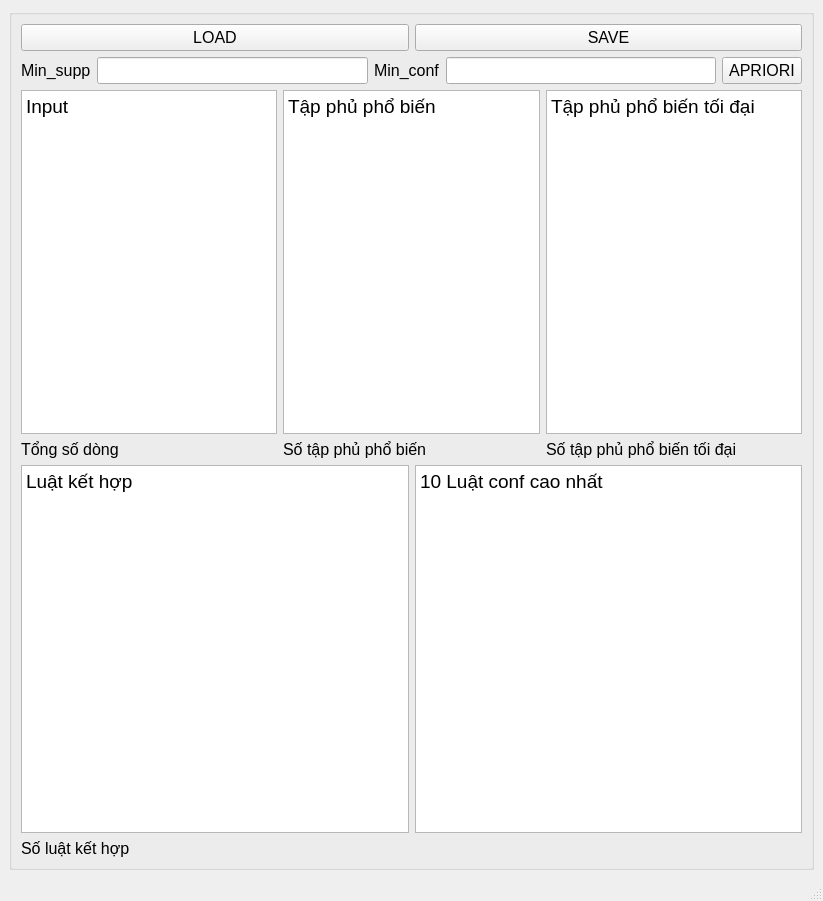
<?xml version="1.0" encoding="UTF-8"?>
<ui version="4.0">
 <class>MainWindow</class>
 <widget class="QMainWindow" name="MainWindow">
  <property name="geometry">
   <rect>
    <x>0</x>
    <y>0</y>
    <width>823</width>
    <height>901</height>
   </rect>
  </property>
  <property name="windowTitle">
   <string>MainWindow</string>
  </property>
  <widget class="QWidget" name="centralwidget">
   <layout class="QGridLayout" name="gridLayout">
    <item row="0" column="1">
     <widget class="QGroupBox" name="groupBox">
      <property name="title">
       <string/>
      </property>
      <layout class="QGridLayout" name="gridLayout_2">
       <item row="0" column="0">
        <layout class="QVBoxLayout" name="verticalLayout_2">
         <item>
          <layout class="QHBoxLayout" name="horizontalLayout_3">
           <item>
            <widget class="QPushButton" name="btnLoad">
             <property name="font">
              <font>
               <pointsize>12</pointsize>
              </font>
             </property>
             <property name="text">
              <string>LOAD</string>
             </property>
            </widget>
           </item>
           <item>
            <widget class="QPushButton" name="btnSave">
             <property name="font">
              <font>
               <pointsize>12</pointsize>
              </font>
             </property>
             <property name="text">
              <string>SAVE</string>
             </property>
            </widget>
           </item>
          </layout>
         </item>
         <item>
          <layout class="QHBoxLayout" name="horizontalLayout_2">
           <item>
            <widget class="QLabel" name="label">
             <property name="font">
              <font>
               <pointsize>12</pointsize>
              </font>
             </property>
             <property name="text">
              <string>Min_supp</string>
             </property>
            </widget>
           </item>
           <item>
            <widget class="QLineEdit" name="lineEditMinsupp">
             <property name="font">
              <font>
               <pointsize>12</pointsize>
              </font>
             </property>
            </widget>
           </item>
           <item>
            <widget class="QLabel" name="label_2">
             <property name="font">
              <font>
               <pointsize>12</pointsize>
              </font>
             </property>
             <property name="text">
              <string>Min_conf</string>
             </property>
            </widget>
           </item>
           <item>
            <widget class="QLineEdit" name="lineEditMinconf">
             <property name="font">
              <font>
               <pointsize>12</pointsize>
              </font>
             </property>
            </widget>
           </item>
           <item>
            <widget class="QPushButton" name="btnApriori">
             <property name="font">
              <font>
               <pointsize>12</pointsize>
              </font>
             </property>
             <property name="text">
              <string>APRIORI</string>
             </property>
            </widget>
           </item>
          </layout>
         </item>
        </layout>
       </item>
       <item row="1" column="0">
        <layout class="QVBoxLayout" name="verticalLayout">
         <item>
          <layout class="QHBoxLayout" name="horizontalLayout">
           <item>
            <widget class="QPlainTextEdit" name="plainTextInput">
             <property name="font">
              <font>
               <pointsize>14</pointsize>
              </font>
             </property>
             <property name="plainText">
              <string>Input
</string>
             </property>
            </widget>
           </item>
           <item>
            <widget class="QPlainTextEdit" name="plainTextFreqIS">
             <property name="enabled">
              <bool>true</bool>
             </property>
             <property name="font">
              <font>
               <pointsize>14</pointsize>
              </font>
             </property>
             <property name="plainText">
              <string>Tập phủ phổ biến</string>
             </property>
            </widget>
           </item>
           <item>
            <widget class="QPlainTextEdit" name="plainTextMaxIS">
             <property name="enabled">
              <bool>true</bool>
             </property>
             <property name="font">
              <font>
               <pointsize>14</pointsize>
              </font>
             </property>
             <property name="plainText">
              <string>Tập phủ phổ biến tối đại</string>
             </property>
            </widget>
           </item>
          </layout>
         </item>
         <item>
          <layout class="QHBoxLayout" name="horizontalLayout_4">
           <item>
            <widget class="QLabel" name="labelInput">
             <property name="font">
              <font>
               <pointsize>12</pointsize>
              </font>
             </property>
             <property name="text">
              <string>Tổng số dòng</string>
             </property>
            </widget>
           </item>
           <item>
            <widget class="QLabel" name="labelFreqIS">
             <property name="font">
              <font>
               <pointsize>12</pointsize>
              </font>
             </property>
             <property name="text">
              <string>Số tập phủ phổ biến</string>
             </property>
            </widget>
           </item>
           <item>
            <widget class="QLabel" name="labelMaxIS">
             <property name="font">
              <font>
               <pointsize>12</pointsize>
              </font>
             </property>
             <property name="text">
              <string>Số tập phủ phổ biến tối đại</string>
             </property>
            </widget>
           </item>
          </layout>
         </item>
        </layout>
       </item>
       <item row="2" column="0">
        <layout class="QHBoxLayout" name="horizontalLayout_5">
         <item>
          <widget class="QPlainTextEdit" name="plainTextRules">
           <property name="enabled">
            <bool>true</bool>
           </property>
           <property name="font">
            <font>
             <pointsize>14</pointsize>
            </font>
           </property>
           <property name="plainText">
            <string>Luật kết hợp</string>
           </property>
          </widget>
         </item>
         <item>
          <widget class="QPlainTextEdit" name="plainTextTopten">
           <property name="font">
            <font>
             <pointsize>14</pointsize>
            </font>
           </property>
           <property name="plainText">
            <string>10 Luật conf cao nhất</string>
           </property>
          </widget>
         </item>
        </layout>
       </item>
       <item row="3" column="0">
        <widget class="QLabel" name="labelRules">
         <property name="font">
          <font>
           <pointsize>12</pointsize>
          </font>
         </property>
         <property name="text">
          <string>Số luật kết hợp</string>
         </property>
        </widget>
       </item>
      </layout>
     </widget>
    </item>
   </layout>
  </widget>
  <widget class="QMenuBar" name="menubar">
   <property name="geometry">
    <rect>
     <x>0</x>
     <y>0</y>
     <width>823</width>
     <height>21</height>
    </rect>
   </property>
  </widget>
  <widget class="QStatusBar" name="statusbar"/>
 </widget>
 <resources/>
 <connections/>
</ui>
